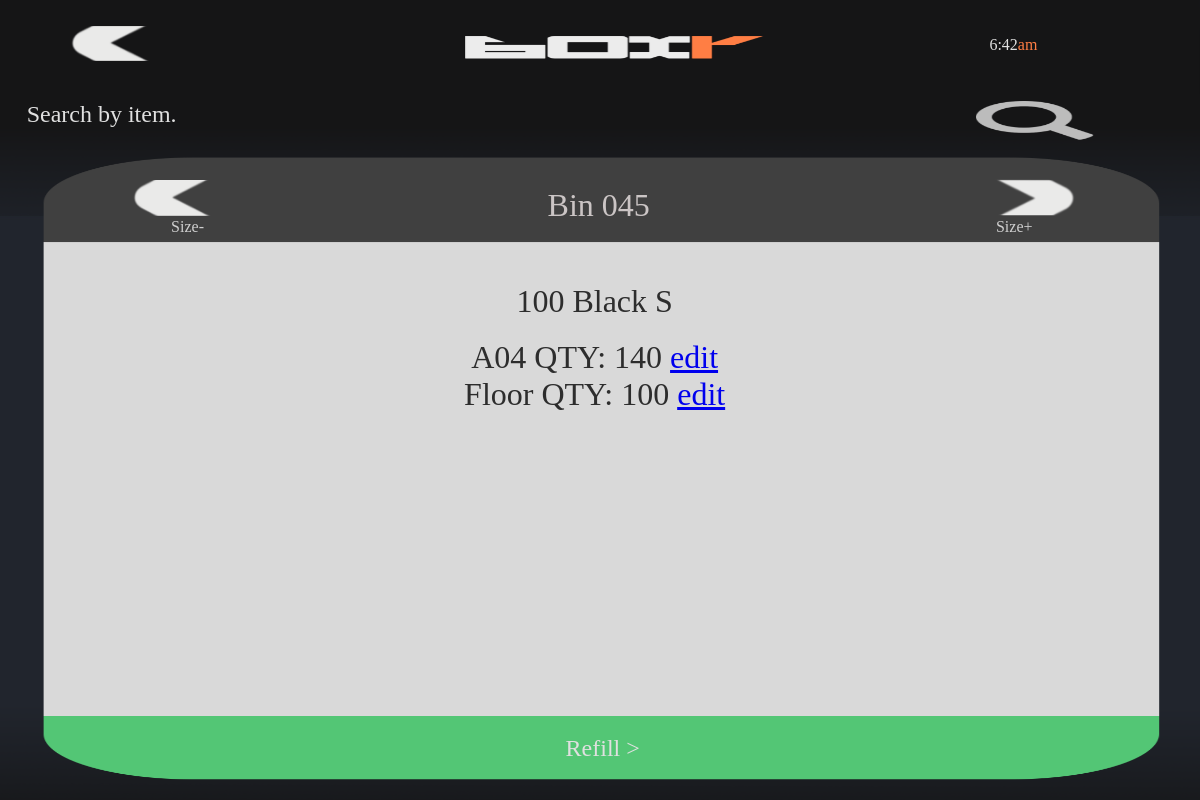
Before: /search/item/00051054000027 (signed in) with the older database file.
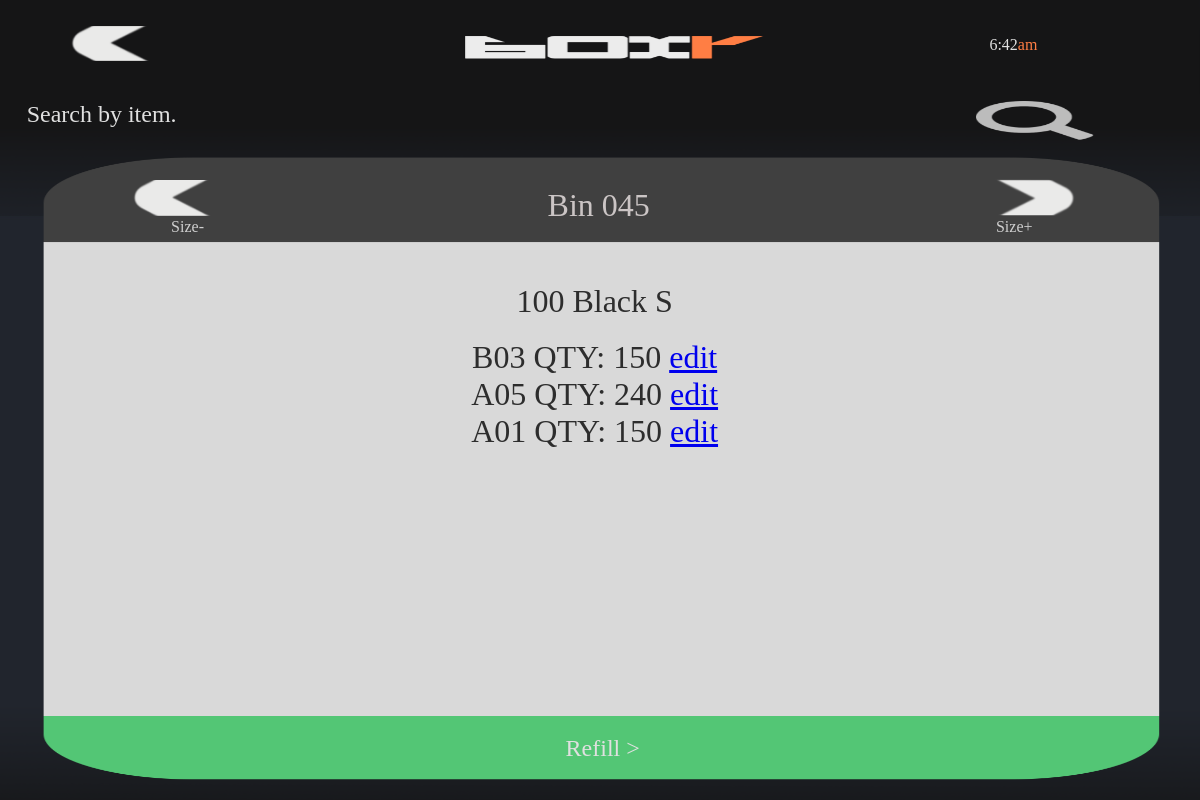
After: the same page with the newer database file.
### main/models.py (models this page shows, shortened)
class Product(models.Model):
    GTIN_number = models.CharField(max_length=50, primary_key=True)
    style = models.ForeignKey(Style, on_delete=models.CASCADE)
    color = models.ForeignKey(Color, on_delete=models.CASCADE)
    size = models.ForeignKey(Size, on_delete=models.CASCADE)
    carton_qty = models.ForeignKey(Carton_QTY,on_delete=models.CASCADE)
    def __str__(self):
        return str(self.style) + " " + str(self.color) + " " + str(self.size)

class Style(models.Model):
    style_id = models.IntegerField(primary_key=True)
    style_name = models.CharField(max_length=50)
    def __str__(self):
        return str(self.style_id)

class Color(models.Model):
    color_id = models.IntegerField(primary_key=True)
    color_name = models.CharField(max_length=50)
    def __str__(self):
        return self.color_name

class Size(models.Model):
    size_id = models.IntegerField(primary_key=True)
    size_name = models.CharField(max_length=4)
    def __str__(self):
        return self.size_name

class Products_On_Pallets(models.Model):
    product = models.ForeignKey(Product, on_delete=models.CASCADE)
    pallet = models.ForeignKey(Pallets, on_delete=models.CASCADE)
    qty = models.IntegerField(default=0)

class Pallets(models.Model):
    products = models.ManyToManyField(Product, through="Products_On_Pallets")
    location = models.CharField(max_length=50, default="Floor")

### main/views.py (the view)
# urls.py: path('search/item/<str:item_id>', views.search_item_display, name='search-item-display'),
def search_item_display(request, item_id):
    context = {}
    id = get_object_or_404(Product, pk=item_id)
    context["item"] = id
    context['products'] = Products_On_Pallets.objects.filter(product=id)
    request.session["current_product"] = id.pk
    return verifyUser(request, render(request, 'main/search/item/search_item_display.html', context))

### main/views.py (called while the page is built)
def verifyUser(request, renderObj):
    if(request.user is None or request.user.is_authenticated == False):
        print("Redirecting!")
        return redirect("/accounts/login")
    else:
        print("Rendering!")
        return renderObj

### main/templates/main/search/item/search_item_display.html (shortened to what this page needs)
<!DOCTYPE html>
<html><head><meta name="GCD" content="YTk3ODQ3ZWZhN2I4NzZmMzBkNTEwYjJl6179a89adfee22307981cf44b5ab21f5"/>
  {% load static %}
  <link rel="stylesheet" href="{% static 'css/main.css' %}" />
</head>
<body>
  <gwd-genericad id="gwd-ad">
    <gwd-pagedeck class="gwd-page-container" id="pagedeck" data-gwd-offset-top="0px" data-gwd-offset-left="0px">
      <gwd-page id="page1" class="gwd-page-wrapper gwd-page-size gwd-lightbox gwd-page-1f4d" data-gwd-width="100%" data-gwd-height="100%">
        <div class="gwd-page-content gwd-page-size">
          <gwd-image id="pageBG" source="{% static 'images/searchItem/results/home_mockup_BG.png' %}" scaling="stretch" class="gwd-image-1l7d"></gwd-image>
          <gwd-image id="headerBG" source="{% static 'images/searchItem/results/home_mockup_TIMEBG.png' %}" scaling="stretch" class="gwd-image-pqq6"></gwd-image>
          <gwd-image id="clipboardBG" source="{% static 'images/searchItem/results/results_mockup_2.png' %}" scaling="stretch" class="gwd-image-xy44"></gwd-image>
          <gwd-image id="topBar" source="{% static 'images/searchItem/results/topBar.png' %}" scaling="stretch" class="gwd-image-1rbp"></gwd-image>
          <gwd-image onclick="location.href = '/home'" id="logoBoxr"  source="{% static 'images/searchItem/results/home_logo.png' %}" scaling="stretch" class="gwd-image-1q3q"></gwd-image>
          <gwd-imagebutton id="buttonBack" onclick="location.href = '{% url 'search-item-inital' %}'" up-image="{% static 'images/searchItem/results/backArrow.png' %}" over-image="{% static 'images/searchItem/results/backArrow.png' %}" down-image="{% static 'images/searchItem/results/backArrow.png' %}" scaling="cover" class="gwd-imagebutton-4wfy gwd-imagebutton-17k0"></gwd-imagebutton>
          <gwd-imagebutton id="sizeDownButt" onclick="location.href = '{% url 'search-item-size-change' 0 %}'" up-image="{% static 'images/searchItem/results/backArrow.png' %}" over-image="{% static 'images/searchItem/results/backArrow.png' %}" down-image="{% static 'images/searchItem/results/backArrow.png' %}" scaling="cover" class="gwd-imagebutton-4wfy gwd-imagebutton-cvs3 gwd-imagebutton-2rt2"></gwd-imagebutton>
          <gwd-imagebutton id="sizeUpButt" onclick="location.href = '{% url 'search-item-size-change' 1 %}'" up-image="{% static 'images/searchItem/results/backArrow.png' %}" over-image="{% static 'images/searchItem/results/backArrow.png' %}" down-image="{% static 'images/searchItem/results/backArrow.png' %}" scaling="cover" class="gwd-imagebutton-4wfy gwd-imagebutton-cvs3 gwd-imagebutton-1ay1"></gwd-imagebutton><span class="gwd-span-l190" id="timeDispSmall"><span class="gwd-span-rbea" id="12hdisp">6:21</span><span class="gwd-span-1x1k" id="numbers">pm</span></span><span class="gwd-span-b32t" id="resultsLabel">Search by item.</span>
          <gwd-image id="headerIcon" source="{% static 'images/searchItem/results/search_1.png' %}" scaling="stretch" class="gwd-image-569z"></gwd-image>
          <span class="gwd-span-1m6s gwd-span-1707" id="refilButtLabel">Refill &gt;</span>
          <gwd-imagebutton  id="refillButt" onclick="location.href = '{% url 'restock' %}'" up-image="" over-image="" down-image="" scaling="cover" class="gwd-imagebutton-13dk"></gwd-imagebutton>
          <p class="gwd-p-1wyt" id="binLabel">Bin 045</p>
          <p class="gwd-p-po7s gwd-p-q9jk">Size-</p>
          <p class="gwd-p-po7s gwd-p-1hs9">Size+</p>
          <p class="gwd-p-1aym" id="searchCriteriaLabel">{{item}}</p>
          <div class="gwd-p-2aym" style="overflow-y:scroll">
            {% for p in products %}
            <p>{{ p.pallet.location }} QTY: {{ p.qty }}  <a href="{% url 'edit-item' item_id=p.id  %}"> edit </a></p>
            {% endfor %}
          </div>
        </div>
      </gwd-page>
    </gwd-pagedeck>
  </gwd-genericad>
  <div style="height: 100px; overflow: auto;">
  </div>
</body></html>

### main/templates/main/search/item/search_item_display.html (style rules this page uses)
gwd-page { display:block }
.gwd-pagedeck { position:relative;display:block }
.gwd-pagedeck>.gwd-page { position:absolute;top:0;left:0;-webkit-transition-property:-webkit-transform,opacity;-moz-transition-property:transform,opacity;transition-property:transform,opacity }
gwd-image { display:inline-block }
.gwd-lightbox { overflow:hidden }
p { margin:0px }
html,body { width:100%;height:100%;margin:0px }
.gwd-page-container { position:absolute;width:100%;height:100% }
.gwd-page-content { background-color:transparent;transform:matrix3d(1, 0, 0, 0, 0, 1, 0, 0, 0, 0, 1, 0, 0, 0, 0, 1);-webkit-transform:matrix3d(1, 0, 0, 0, 0, 1, 0, 0, 0, 0, 1, 0, 0, 0, 0, 1);-moz-transform:matrix3d(1, 0, 0, 0, 0, 1, 0, 0, 0, 0, 1, 0, 0, 0, 0, 1);perspective:1400px;-webkit-perspective:1400px;-moz-perspective:1400px;transform-style:preserve-3d;-webkit-transform-style:preserve-3d;-moz-transform-style:preserve-3d;position:absolute }
.gwd-page-wrapper { background-color:#fff;position:absolute;transform:translateZ(0);-webkit-transform:translateZ(0);-moz-transform:translateZ(0) }
.gwd-page-size { width:100%;height:100% }
.gwd-page-1f4d { background-image:none;background-color:#000 }
.gwd-image-1l7d { position:absolute;left:0px;top:0px;width:100%;height:100% }
.gwd-image-pqq6 { position:absolute;background-image:none;background-color:transparent;width:100%;height:100%;left:0px;top:-103px }
.gwd-image-1q3q { position:absolute;width:100%;height:100%;left:0px;top:0px }
.gwd-imagebutton-4wfy { position:absolute;width:8.89%;height:4.4%;left:5.78%;top:3.19% }
.gwd-image-1rbp { position:absolute;width:100%;height:110%;left:0%;top:0% }
.gwd-span-l190 { position:absolute;color:#fff;font-family:nexalight;transform-origin:50% 50% 0px;-webkit-transform-origin:50% 50% 0px;-moz-transform-origin:50% 50% 0px;width:15.56%;height:2.31%;left:76.67%;font-size:2vh;text-align:center;top:4.51% }
.gwd-span-1x1k { color:#ff7e44 }
.gwd-span-rbea { color:#e0e0e0 }
.gwd-span-b32t { position:absolute;font-family:NexaBold;transform-origin:50% 50% 0px;-webkit-transform-origin:50% 50% 0px;-moz-transform-origin:50% 50% 0px;color:#e0e0e0;left:2.22%;top:12.65%;width:67.33%;height:4.84%;font-size:3vh }
.gwd-image-569z { position:absolute;top:12.65%;width:9.78%;height:4.81%;left:81.35% }
.gwd-span-1m6s { position:absolute;left:46px;font-family:NexaBold;width:354px;transform-origin:50% 50% 0px;-webkit-transform-origin:50% 50% 0px;-moz-transform-origin:50% 50% 0px;text-align:center;height:26px;top:500px;font-size:3vh;color:#e0e0e0 }
.gwd-span-1707 { width:78.67%;height:2.86%;left:10.89%;top:91.86% }
.gwd-image-xy44 { position:absolute;left:0%;width:100.46%;top:4.4%;height:97% }
.gwd-imagebutton-13dk { position:absolute;width:94.44%;height:8.25%;left:2.89%;top:89.22% }
.gwd-imagebutton-cvs3 { left:10.22%;top:22.55% }
.gwd-imagebutton-1ay1 { left:81.33%;top:22.55%;width:8.89%;height:4.4%;transform-origin:50% 50%;-webkit-transform-origin:50% 50%;-moz-transform-origin:50% 50%;transform-style:preserve-3d;-webkit-transform-style:preserve-3d;-moz-transform-style:preserve-3d;transform:translate3d(-6px, 0, 0) rotateZ(-179.935deg);-webkit-transform:translate3d(-6px, 0, 0) rotateZ(-179.935deg);-moz-transform:translate3d(-6px, 0, 0) rotateZ(-179.935deg) }
.gwd-imagebutton-17k0 { left:5.78%;top:3.19% }
.gwd-imagebutton-2rt2 { left:10.89% }
.gwd-p-1wyt { position:absolute;text-align:center;font-family:nexabold;color:#cbc5c5;left:19.78%;font-size:4vh;width:60.22%;transform-origin:50% 50% 0px;-webkit-transform-origin:50% 50% 0px;-moz-transform-origin:50% 50% 0px;height:3.96%;top:23.32% }
.gwd-p-po7s { position:absolute;left:26px;width:88.6667px;height:20.9792px;top:248px;text-align:center;font-family:nexalight;color:#cfcfcf;font-size:2vh }
.gwd-p-1hs9 { left:74.67%;top:27.28%;width:19.7%;height:2.31% }
.gwd-p-1aym { position:absolute;text-align:center;transform-origin:50% 50% 0px;-webkit-transform-origin:50% 50% 0px;-moz-transform-origin:50% 50% 0px;font-family:nexalight;color:#2d2d2d;font-size:4vh;left:10.22%;top:35.42%;width:78.67%;height:3.96% }
.gwd-p-2aym { position:absolute;text-align:center;transform-origin:50% 50% 0px;-webkit-transform-origin:50% 50% 0px;-moz-transform-origin:50% 50% 0px;font-family:nexalight;color:#2d2d2d;font-size:4vh;left:10.22%;top:42.42%;width:78.67%;height:43.96% }
.gwd-p-q9jk { left:5.78%;top:27.28%;width:19.7%;height:2.31% }

Changed rows visible on the page:
removed Products_On_Pallets: pallet.location "A04", qty "140"
removed Products_On_Pallets: pallet.location "Floor", qty "100"
added Products_On_Pallets: pallet.location "B03", qty "150"
added Products_On_Pallets: pallet.location "A05", qty "240"
added Products_On_Pallets: pallet.location "A01", qty "150"
